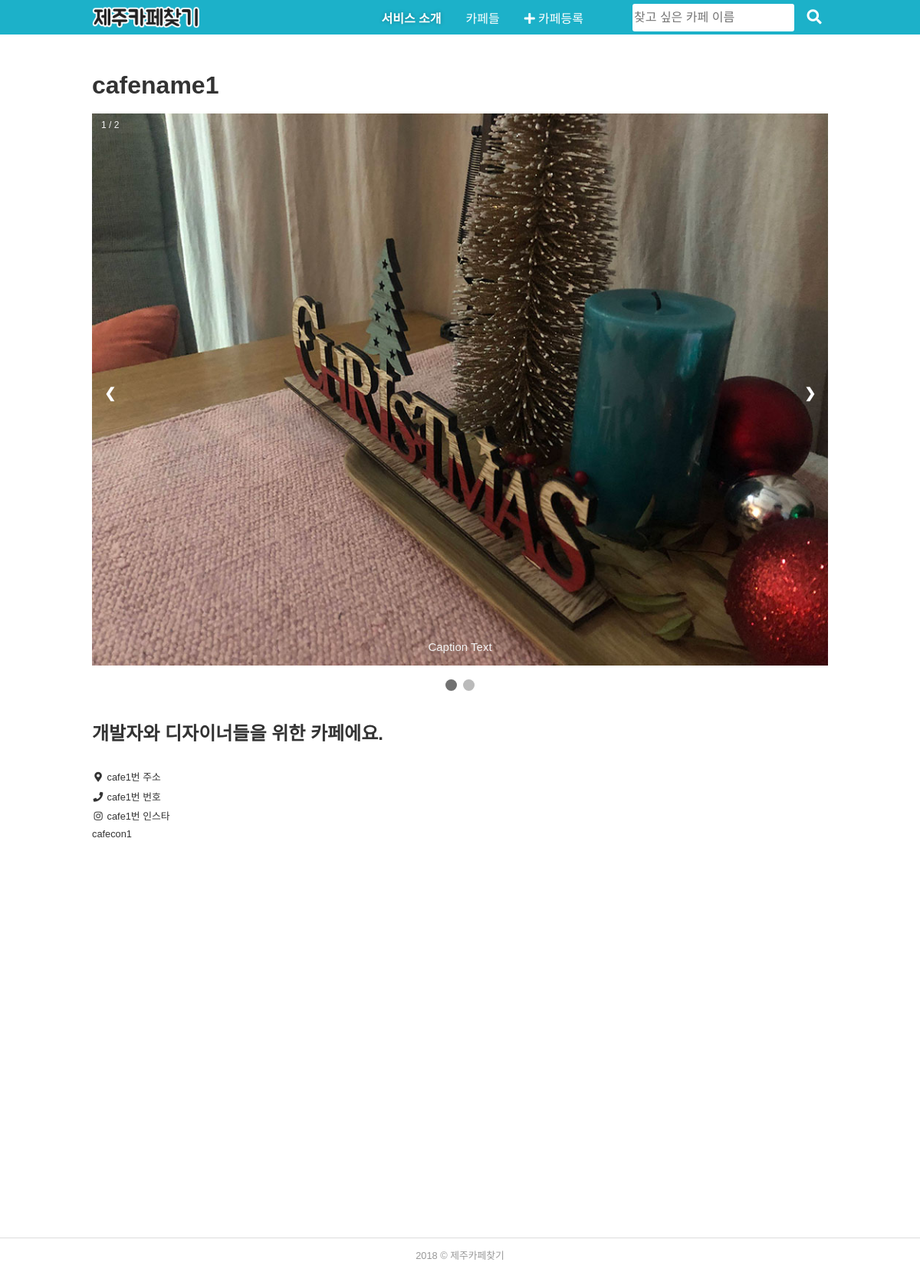
Page /cafelist/1 on the committed database.
### main/models.py (models this page shows, shortened)
class Cafe(models.Model):
    name = models.CharField(max_length = 50)
    lat = models.FloatField(null=True)
    lng = models.FloatField(null=True)
    mainphoto = models.ImageField(blank=True, null=True)
    subphoto = models.ImageField(blank=True, null=True)
    publishedDate = models.DateTimeField(blank=True, null=True)
    modifiedDate = models.DateTimeField(blank=True, null=True)
    content = models.TextField()
    locate = models.TextField(null=True)
    phone = models.TextField(null=True)
    insta = models.TextField(null=True)
    tag = TaggableManager(blank=True)

### main/views.py (the view)
# urls.py: path('cafelist/<int:pk>', cafedetails),
def cafedetails(request, pk):
    cafeobj = Cafe.objects.get(pk=pk)
    return render(request, 'main/cafedetails.html', {'cafeobj':cafeobj})

### main/templates/main/cafedetails.html (shortened to what this page needs)
{% extends "main/base.html" %}
{% block content %}
{% load staticfiles %}
<body class="page-about">
<div class="jejucafe-container">
    <header class="global-header">
        <div class="grid">
            <a class="logo" href="/">
                <img src="{% static 'images/logo.png' %}" alt="제주카페찾기">
            </a>
            <div class="global-menu">
                <nav class="global-menu-nav">
                    <ul>
                        <li class="menu-item-about">
                            <a href="/about">서비스 소개</a>
                        </li>
                        <li class="menu-item-list">
                            <a href="/cafelist">카페들</a>
                        </li>
                    </ul>
                    <a href="/write" class="add-cafe-btn">
                        <i class="fas fa-plus"></i>
                        <span class="btn-label">카페등록</span>
                    </a>
                </nav>
                <form class="search-cafe-form text-input-and-btn">
                    <div class="input-wrapper">
                        <input type="search" placeholder="찾고 싶은 카페 이름">
                    </div>
                    <button class="icon-btn search-cafe-form-btn">
                        <i class="fas fa-search"></i>
                    </button>
                </form>
            </div>
        </div>
    </header>
    <div class="content-area">
        <div class="grid">
        <header>
                <h1>{{cafeobj.name}}</h1>
        <br>
        <div class="slideshow-container">
        <div class="mySlides fade">
          <div class="numbertext">1 / 2</div>
          <img src="{{ cafeobj.mainphoto.url }}" style="height:50%">
          <div class="text">Caption Text</div>
        </div>
        <a class="prev" onclick="plusSlides(-1)">&#10094;</a>
        <a class="next" onclick="plusSlides(1)">&#10095;</a>
        </div>
        <br>
        <div style="text-align:center">
          <span class="dot" onclick="currentSlide(1)"></span>
          <span class="dot" onclick="currentSlide(2)"></span>
        </div>
        </header>
        <section class="content-section">
          <h2>개발자와 디자이너들을 위한 카페에요.</h2>
          <br>
          <div class="cafe-item-info">
          <ul class="cafe-item-contact">
            <li>
                <i class="fas fa-map-marker-alt"></i>
                {{cafeobj.locate}}
            </li>
            <li>
                <i class="fas fa-phone"></i>
                {{cafeobj.phone}}
            </li>
            <li>
                <i class="fab fa-instagram"></i>
                {{cafeobj.insta}}
            </li>
            <li>
              <p>{{cafeobj.content|linebreaks}}</p>
            </li>
          </ul>
        </div>
      </section>
    </div>
    </div>
    <div id="map"></div>
    <footer class="global-footer">
        <div class="grid">
            <p class="copyright">
                2018 &copy; 제주카페찾기
            </p>
        </div>
    </footer>
  </div>
</body>
{% endblock content %}

### static/css/main.css (style rules this page uses)
html, body, h1, h2, h3, h4, h5, h6, p, blockquote, code, figure, img, dl, dt, dd, ol, ul, li, fieldset, legend, caption { margin: 0; padding: 0; border: 0; }
div, span, article, section, header, footer, p, ul, li, figure, a, fieldset, legend, label, input { box-sizing: border-box; }
html { height: 100%; color: #333; font-family: 'Noto Sans KR', Roboto, sans-serif; }
img { max-width: 100%; height: auto; }
a { display: inline-block; color: #333; }
li { list-style: none; }
input[type='text'], input[type='password'], input[type='search'], input[type='email'] { height: 36px; border: 1px solid #ccc; border-radius: 3px; font-size: 1rem; background: white; }
.jejucafe-container { display: flex; flex-direction: column; min-height: 100vh; padding-top: 45px; }
.content-area { flex: 1; padding: 2rem 0; }
.grid { padding: 0 20px; }
.global-header { position: fixed; left: 0; top: 0; z-index: 100; width: 100%; height: 45px; background: #1cb1c9; }
.global-header>.grid { height: 100%; }
.global-header .logo { position: absolute; top: 50%; left: 50%; width: 140px; font-size: 0; transform: translate(-50%, -50%); }
.global-header input[type='search'] { border: 0; }
.icon-btn { width: 36px; height: 36px; font-size: 1.2rem; border: 0; background: transparent; cursor: pointer; }
.btn-label { display: inline-block; }
.global-menu { display: none; position: fixed; left: 0; top: 0; z-index: 100; width: 100%; height: 100%; padding: 2em; color: white; background: rgba(0, 0, 0,0.8); }
.global-menu-nav { margin-top: 5vh; }
.global-menu a { padding: 1em 0; color: white; text-decoration: none; }
body.page-about .menu-item-about a, body.page-list .menu-item-list a { font-weight: 900; text-shadow: rgba(0, 0, 0, 0.3) 0 0 0.3em; }
.global-menu .icon-btn { color: white; }
.text-input-and-btn { display: flex; }
.text-input-and-btn .input-wrapper { flex: 1; margin-right: 0.5em; }
.text-input-and-btn input[type='text'], .text-input-and-btn input[type='search'], .text-input-and-btn input[type='email'] { width: 100%; }
.search-cafe-form { margin-top: 1rem; }
.global-footer { margin-top: 3em; padding: 1em 0 2em; border-top: 1px solid #ddd; color: #999; text-align: center; font-size: 0.8rem; }
.cafe-item-contact { margin-top: 1em; font-size: 0.8rem; }
.cafe-item-contact li { margin: 0.5em 0; }
.cafe-item-contact i { display: inline-flex; align-items: center; justify-content: center; width: 16px; height: 16px; }
.content-section { margin: 2em 0; }
* { box-sizing: border-box }
body { font-family: Verdana, sans-serif; margin:0 }
.mySlides { display: none }
img { vertical-align: middle; }
.slideshow-container { max-width: 1000px; position: relative; margin: auto; }
.prev, .next { cursor: pointer; position: absolute; top: 50%; width: auto; padding: 16px; margin-top: -22px; color: white; font-weight: bold; font-size: 18px; transition: 0.6s ease; border-radius: 0 3px 3px 0; }
.next { right: 0; border-radius: 3px 0 0 3px; }
.text { color: #f2f2f2; font-size: 15px; padding: 8px 12px; position: absolute; bottom: 8px; width: 100%; text-align: center; }
.numbertext { color: #f2f2f2; font-size: 12px; padding: 8px 12px; position: absolute; top: 0; }
.dot { cursor: pointer; height: 15px; width: 15px; margin: 0 2px; background-color: #bbb; border-radius: 50%; display: inline-block; transition: background-color 0.6s ease; }
.active, .dot:hover { background-color: #717171; }
.fade { -webkit-animation-name: fade; -webkit-animation-duration: 1.5s; animation-name: fade; animation-duration: 1.5s; }
@media (min-width: 800px) { body { min-height: 100%; } }
@media (min-width: 800px) { .grid { max-width: 1000px; margin: 0 auto; } }
@media (min-width: 800px) { .content-area { padding-top: 3rem; padding-bottom: 3rem; } }
@media (min-width: 800px) { .global-header>.grid { display: flex; align-items: center; justify-content: space-between; } }
@media (min-width: 800px) { .global-header .logo { position: static; transform: none; } }
@media (min-width: 800px) { .global-menu, body.menu-on .global-menu { display: flex; align-items: center; position: static; width: auto; padding: 0; background: transparent; } }
@media (min-width: 800px) { .global-menu a { padding: 0 1em; } }
@media (min-width: 800px) { .global-menu-nav { display: flex; margin-top: 0; } }
@media (min-width: 800px) { .global-menu-nav ul { display: flex; } }
@media (min-width: 800px) { .search-cafe-form { margin-top: 0; margin-left: 3rem; } }
@media (min-width: 800px) { .cafe-item-info { flex: 4; } }

### rows in the picture
Cafe: name "cafename1", mainphoto (picture), locate "cafe1번 주소", phone "cafe1번 번호", insta "cafe1번 인스타", content "cafecon1"
